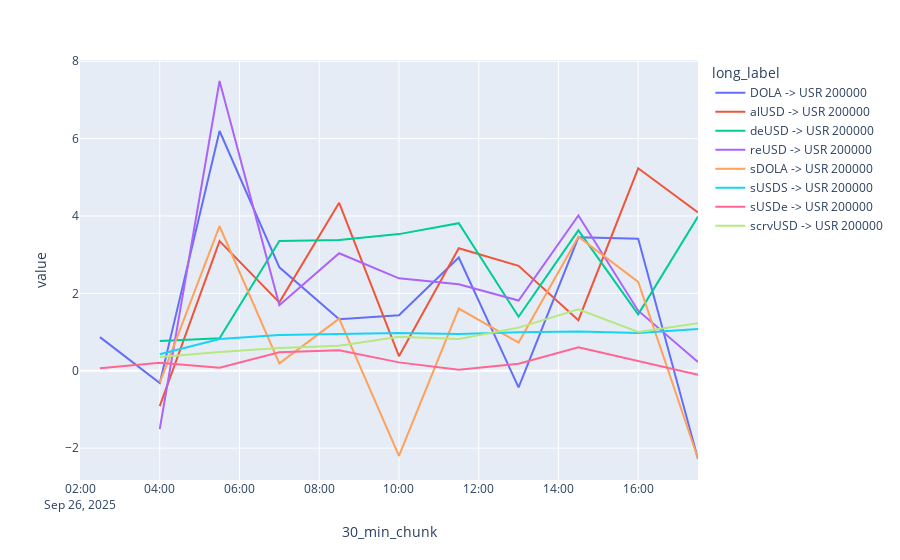
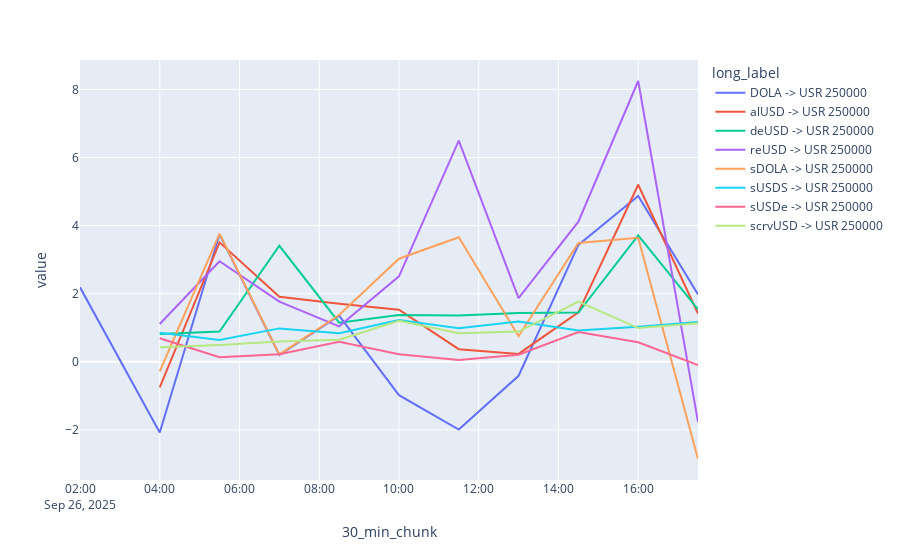
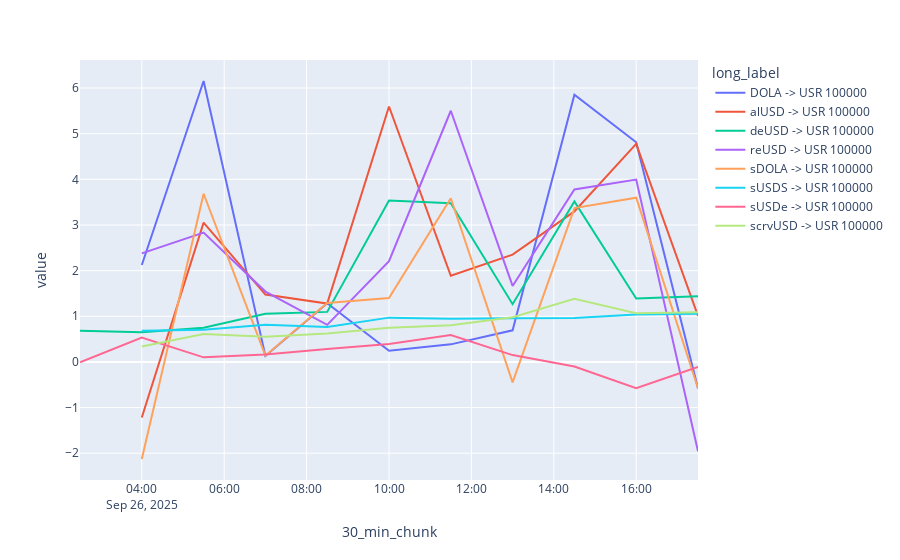
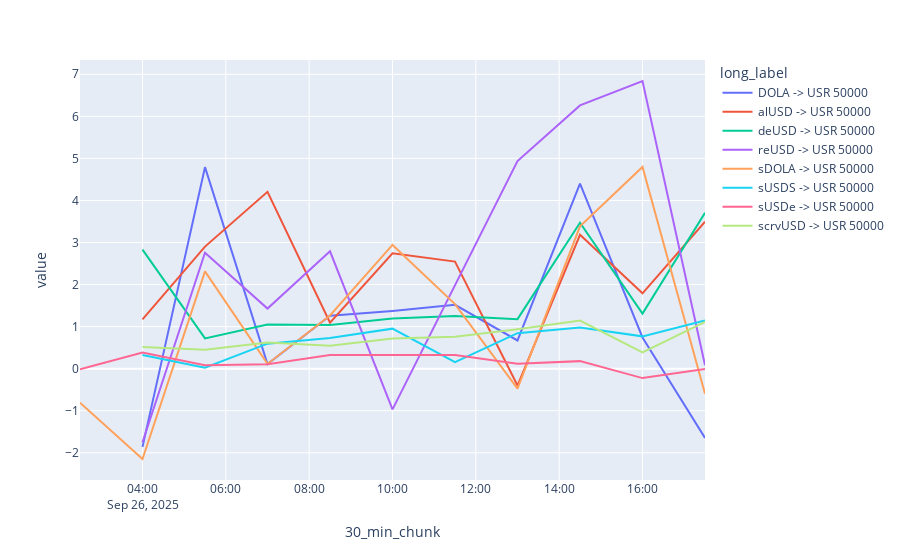

Notebook code cell kept with these figures, in order:
### Code cell
autopool = AUTO_DOLA
df, slippage_over_time = autopool_to_slippage[autopool.name]

valid_tokens = df['buy_symbol'].unique()

for token in valid_tokens:
    for size in df['sell_amount_norm'].unique():
        sub_df = df[(df['buy_symbol'] == token) & (df['sell_amount_norm'] == size)]

        unique_slippage_values = (
            sub_df.groupby(["30_min_chunk", "long_label"])[["datetime_received", "safe_value_slippage_bps", "buy_symbol"]]
            .first()
            .reset_index()
        )

        slippage_over_time = unique_slippage_values.pivot(
            index="30_min_chunk", columns="long_label", values="safe_value_slippage_bps"
        )

        sorted_slippage = slippage_over_time.median().sort_values()
        px.line(slippage_over_time).show()
    break

### Figure 1 — Plotly figure (JSON) as saved in the notebook; plotly's stock layout.template omitted (floating-point values rounded to 4 significant figures)
{"data": [{"hovertemplate": "long_label=DOLA -> USR 200000<br>30_min_chunk=%{x}<br>value=%{y}<extra></extra>", "legendgroup": "DOLA -> USR 200000", "line": {"color": "#636efa", "dash": "solid"}, "marker": {"symbol": "circle"}, "mode": "lines", "name": "DOLA -> USR 200000", "orientation": "v", "showlegend": true, "type": "scatter", "x": ["2025-09-26T02:00:00+00:00", "2025-09-26T02:30:00+00:00", "2025-09-26T04:00:00+00:00", "2025-09-26T05:30:00+00:00", "2025-09-26T07:00:00+00:00", "2025-09-26T08:30:00+00:00", "2025-09-26T10:00:00+00:00", "2025-09-26T11:30:00+00:00", "2025-09-26T13:00:00+00:00", "2025-09-26T14:30:00+00:00", "2025-09-26T16:00:00+00:00", "2025-09-26T17:30:00+00:00"], "xaxis": "x", "y": [null, 0.868, -0.3204, 6.197, 2.674, 1.331, 1.435, 2.925, -0.4314, 3.449, 3.414, -2.282], "yaxis": "y"}, {"hovertemplate": "long_label=alUSD -> USR 200000<br>30_min_chunk=%{x}<br>value=%{y}<extra></extra>", "legendgroup": "alUSD -> USR 200000", "line": {"color": "#EF553B", "dash": "solid"}, "marker": {"symbol": "circle"}, "mode": "lines", "name": "alUSD -> USR 200000", "orientation": "v", "showlegend": true, "type": "scatter", "x": ["2025-09-26T02:00:00+00:00", "2025-09-26T02:30:00+00:00", "2025-09-26T04:00:00+00:00", "2025-09-26T05:30:00+00:00", "2025-09-26T07:00:00+00:00", "2025-09-26T08:30:00+00:00", "2025-09-26T10:00:00+00:00", "2025-09-26T11:30:00+00:00", "2025-09-26T13:00:00+00:00", "2025-09-26T14:30:00+00:00", "2025-09-26T16:00:00+00:00", "2025-09-26T17:30:00+00:00"], "xaxis": "x", "y": [1.04, null, -0.914, 3.352, 1.768, 4.341, 0.376, 3.167, 2.71, 1.307, 5.234, 4.091], "yaxis": "y"}, {"hovertemplate": "long_label=deUSD -> USR 200000<br>30_min_chunk=%{x}<br>value=%{y}<extra></extra>", "legendgroup": "deUSD -> USR 200000", "line": {"color": "#00cc96", "dash": "solid"}, "marker": {"symbol": "circle"}, "mode": "lines", "name": "deUSD -> USR 200000", "orientation": "v", "showlegend": true, "type": "scatter", "x": ["2025-09-26T02:00:00+00:00", "2025-09-26T02:30:00+00:00", "2025-09-26T04:00:00+00:00", "2025-09-26T05:30:00+00:00", "2025-09-26T07:00:00+00:00", "2025-09-26T08:30:00+00:00", "2025-09-26T10:00:00+00:00", "2025-09-26T11:30:00+00:00", "2025-09-26T13:00:00+00:00", "2025-09-26T14:30:00+00:00", "2025-09-26T16:00:00+00:00", "2025-09-26T17:30:00+00:00"], "xaxis": "x", "y": [null, null, 0.7678, 0.8414, 3.356, 3.382, 3.532, 3.813, 1.395, 3.63, 1.457, 3.984], "yaxis": "y"}, {"hovertemplate": "long_label=reUSD -> USR 200000<br>30_min_chunk=%{x}<br>value=%{y}<extra></extra>", "legendgroup": "reUSD -> USR 200000", "line": {"color": "#ab63fa", "dash": "solid"}, "marker": {"symbol": "circle"}, "mode": "lines", "name": "reUSD -> USR 200000", "orientation": "v", "showlegend": true, "type": "scatter", "x": ["2025-09-26T02:00:00+00:00", "2025-09-26T02:30:00+00:00", "2025-09-26T04:00:00+00:00", "2025-09-26T05:30:00+00:00", "2025-09-26T07:00:00+00:00", "2025-09-26T08:30:00+00:00", "2025-09-26T10:00:00+00:00", "2025-09-26T11:30:00+00:00", "2025-09-26T13:00:00+00:00", "2025-09-26T14:30:00+00:00", "2025-09-26T16:00:00+00:00", "2025-09-26T17:30:00+00:00"], "xaxis": "x", "y": [null, null, -1.51, 7.489, 1.695, 3.038, 2.388, 2.235, 1.815, 4.012, 1.552, 0.2269], "yaxis": "y"}, {"hovertemplate": "long_label=sDOLA -> USR 200000<br>30_min_chunk=%{x}<br>value=%{y}<extra></extra>", "legendgroup": "sDOLA -> USR 200000", "line": {"color": "#FFA15A", "dash": "solid"}, "marker": {"symbol": "circle"}, "mode": "lines", "name": "sDOLA -> USR 200000", "orientation": "v", "showlegend": true, "type": "scatter", "x": ["2025-09-26T02:00:00+00:00", "2025-09-26T02:30:00+00:00", "2025-09-26T04:00:00+00:00", "2025-09-26T05:30:00+00:00", "2025-09-26T07:00:00+00:00", "2025-09-26T08:30:00+00:00", "2025-09-26T10:00:00+00:00", "2025-09-26T11:30:00+00:00", "2025-09-26T13:00:00+00:00", "2025-09-26T14:30:00+00:00", "2025-09-26T16:00:00+00:00", "2025-09-26T17:30:00+00:00"], "xaxis": "x", "y": [null, null, -0.306, 3.736, 0.1897, 1.347, -2.202, 1.608, 0.7279, 3.464, 2.298, -2.269], "yaxis": "y"}, {"hovertemplate": "long_label=sUSDS -> USR 200000<br>30_min_chunk=%{x}<br>value=%{y}<extra></extra>", "legendgroup": "sUSDS -> USR 200000", "line": {"color": "#19d3f3", "dash": "solid"}, "marker": {"symbol": "circle"}, "mode": "lines", "name": "sUSDS -> USR 200000", "orientation": "v", "showlegend": true, "type": "scatter", "x": ["2025-09-26T02:00:00+00:00", "2025-09-26T02:30:00+00:00", "2025-09-26T04:00:00+00:00", "2025-09-26T05:30:00+00:00", "2025-09-26T07:00:00+00:00", "2025-09-26T08:30:00+00:00", "2025-09-26T10:00:00+00:00", "2025-09-26T11:30:00+00:00", "2025-09-26T13:00:00+00:00", "2025-09-26T14:30:00+00:00", "2025-09-26T16:00:00+00:00", "2025-09-26T17:30:00+00:00"], "xaxis": "x", "y": [null, null, 0.426, 0.8213, 0.9235, 0.9489, 0.9773, 0.9521, 0.9932, 1.013, 0.9753, 1.08], "yaxis": "y"}, {"hovertemplate": "long_label=sUSDe -> USR 200000<br>30_min_chunk=%{x}<br>value=%{y}<extra></extra>", "legendgroup": "sUSDe -> USR 200000", "line": {"color": "#FF6692", "dash": "solid"}, "marker": {"symbol": "circle"}, "mode": "lines", "name": "sUSDe -> USR 200000", "orientation": "v", "showlegend": true, "type": "scatter", "x": ["2025-09-26T02:00:00+00:00", "2025-09-26T02:30:00+00:00", "2025-09-26T04:00:00+00:00", "2025-09-26T05:30:00+00:00", "2025-09-26T07:00:00+00:00", "2025-09-26T08:30:00+00:00", "2025-09-26T10:00:00+00:00", "2025-09-26T11:30:00+00:00", "2025-09-26T13:00:00+00:00", "2025-09-26T14:30:00+00:00", "2025-09-26T16:00:00+00:00", "2025-09-26T17:30:00+00:00"], "xaxis": "x", "y": [null, 0.06429, 0.2038, 0.07879, 0.4762, 0.5298, 0.2161, 0.02857, 0.1832, 0.6051, 0.2509, -0.1026], "yaxis": "y"}, {"hovertemplate": "long_label=scrvUSD -> USR 200000<br>30_min_chunk=%{x}<br>value=%{y}<extra></extra>", "legendgroup": "scrvUSD -> USR 200000", "line": {"color": "#B6E880", "dash": "solid"}, "marker": {"symbol": "circle"}, "mode": "lines", "name": "scrvUSD -> USR 200000", "orientation": "v", "showlegend": true, "type": "scatter", "x": ["2025-09-26T02:00:00+00:00", "2025-09-26T02:30:00+00:00", "2025-09-26T04:00:00+00:00", "2025-09-26T05:30:00+00:00", "2025-09-26T07:00:00+00:00", "2025-09-26T08:30:00+00:00", "2025-09-26T10:00:00+00:00", "2025-09-26T11:30:00+00:00", "2025-09-26T13:00:00+00:00", "2025-09-26T14:30:00+00:00", "2025-09-26T16:00:00+00:00", "2025-09-26T17:30:00+00:00"], "xaxis": "x", "y": [null, null, 0.3579, 0.4873, 0.5881, 0.6454, 0.8802, 0.8236, 1.114, 1.587, 1.0, 1.23], "yaxis": "y"}], "layout": {"legend": {"title": {"text": "long_label"}, "tracegroupgap": 0}, "margin": {"t": 60}, "xaxis": {"anchor": "y", "domain": [0, 1], "title": {"text": "30_min_chunk"}}, "yaxis": {"anchor": "x", "domain": [0, 1], "title": {"text": "value"}}}}

### Figure 2 — Plotly figure (JSON) as saved in the notebook; plotly's stock layout.template omitted (floating-point values rounded to 4 significant figures)
{"data": [{"hovertemplate": "long_label=DOLA -> USR 250000<br>30_min_chunk=%{x}<br>value=%{y}<extra></extra>", "legendgroup": "DOLA -> USR 250000", "line": {"color": "#636efa", "dash": "solid"}, "marker": {"symbol": "circle"}, "mode": "lines", "name": "DOLA -> USR 250000", "orientation": "v", "showlegend": true, "type": "scatter", "x": ["2025-09-26T02:00:00+00:00", "2025-09-26T04:00:00+00:00", "2025-09-26T05:30:00+00:00", "2025-09-26T07:00:00+00:00", "2025-09-26T08:30:00+00:00", "2025-09-26T10:00:00+00:00", "2025-09-26T11:30:00+00:00", "2025-09-26T13:00:00+00:00", "2025-09-26T14:30:00+00:00", "2025-09-26T16:00:00+00:00", "2025-09-26T17:30:00+00:00"], "xaxis": "x", "y": [2.187, -2.074, 3.743, 0.1977, 1.355, -0.9795, -1.989, -0.4109, 3.433, 4.872, 1.977], "yaxis": "y"}, {"hovertemplate": "long_label=alUSD -> USR 250000<br>30_min_chunk=%{x}<br>value=%{y}<extra></extra>", "legendgroup": "alUSD -> USR 250000", "line": {"color": "#EF553B", "dash": "solid"}, "marker": {"symbol": "circle"}, "mode": "lines", "name": "alUSD -> USR 250000", "orientation": "v", "showlegend": true, "type": "scatter", "x": ["2025-09-26T02:00:00+00:00", "2025-09-26T04:00:00+00:00", "2025-09-26T05:30:00+00:00", "2025-09-26T07:00:00+00:00", "2025-09-26T08:30:00+00:00", "2025-09-26T10:00:00+00:00", "2025-09-26T11:30:00+00:00", "2025-09-26T13:00:00+00:00", "2025-09-26T14:30:00+00:00", "2025-09-26T16:00:00+00:00", "2025-09-26T17:30:00+00:00"], "xaxis": "x", "y": [null, -0.7497, 3.508, 1.911, 1.705, 1.531, 0.3708, 0.2307, 1.45, 5.199, 1.417], "yaxis": "y"}, {"hovertemplate": "long_label=deUSD -> USR 250000<br>30_min_chunk=%{x}<br>value=%{y}<extra></extra>", "legendgroup": "deUSD -> USR 250000", "line": {"color": "#00cc96", "dash": "solid"}, "marker": {"symbol": "circle"}, "mode": "lines", "name": "deUSD -> USR 250000", "orientation": "v", "showlegend": true, "type": "scatter", "x": ["2025-09-26T02:00:00+00:00", "2025-09-26T04:00:00+00:00", "2025-09-26T05:30:00+00:00", "2025-09-26T07:00:00+00:00", "2025-09-26T08:30:00+00:00", "2025-09-26T10:00:00+00:00", "2025-09-26T11:30:00+00:00", "2025-09-26T13:00:00+00:00", "2025-09-26T14:30:00+00:00", "2025-09-26T16:00:00+00:00", "2025-09-26T17:30:00+00:00"], "xaxis": "x", "y": [null, 0.8156, 0.8864, 3.407, 1.15, 1.372, 1.361, 1.433, 1.446, 3.711, 1.541], "yaxis": "y"}, {"hovertemplate": "long_label=reUSD -> USR 250000<br>30_min_chunk=%{x}<br>value=%{y}<extra></extra>", "legendgroup": "reUSD -> USR 250000", "line": {"color": "#ab63fa", "dash": "solid"}, "marker": {"symbol": "circle"}, "mode": "lines", "name": "reUSD -> USR 250000", "orientation": "v", "showlegend": true, "type": "scatter", "x": ["2025-09-26T02:00:00+00:00", "2025-09-26T04:00:00+00:00", "2025-09-26T05:30:00+00:00", "2025-09-26T07:00:00+00:00", "2025-09-26T08:30:00+00:00", "2025-09-26T10:00:00+00:00", "2025-09-26T11:30:00+00:00", "2025-09-26T13:00:00+00:00", "2025-09-26T14:30:00+00:00", "2025-09-26T16:00:00+00:00", "2025-09-26T17:30:00+00:00"], "xaxis": "x", "y": [null, 1.11, 2.955, 1.766, 1.042, 2.511, 6.496, 1.871, 4.114, 8.246, -1.766], "yaxis": "y"}, {"hovertemplate": "long_label=sDOLA -> USR 250000<br>30_min_chunk=%{x}<br>value=%{y}<extra></extra>", "legendgroup": "sDOLA -> USR 250000", "line": {"color": "#FFA15A", "dash": "solid"}, "marker": {"symbol": "circle"}, "mode": "lines", "name": "sDOLA -> USR 250000", "orientation": "v", "showlegend": true, "type": "scatter", "x": ["2025-09-26T02:00:00+00:00", "2025-09-26T04:00:00+00:00", "2025-09-26T05:30:00+00:00", "2025-09-26T07:00:00+00:00", "2025-09-26T08:30:00+00:00", "2025-09-26T10:00:00+00:00", "2025-09-26T11:30:00+00:00", "2025-09-26T13:00:00+00:00", "2025-09-26T14:30:00+00:00", "2025-09-26T16:00:00+00:00", "2025-09-26T17:30:00+00:00"], "xaxis": "x", "y": [null, -0.2797, 3.762, 0.2162, 1.375, 3.027, 3.657, 0.7518, 3.491, 3.644, -2.855], "yaxis": "y"}, {"hovertemplate": "long_label=sUSDS -> USR 250000<br>30_min_chunk=%{x}<br>value=%{y}<extra></extra>", "legendgroup": "sUSDS -> USR 250000", "line": {"color": "#19d3f3", "dash": "solid"}, "marker": {"symbol": "circle"}, "mode": "lines", "name": "sUSDS -> USR 250000", "orientation": "v", "showlegend": true, "type": "scatter", "x": ["2025-09-26T02:00:00+00:00", "2025-09-26T04:00:00+00:00", "2025-09-26T05:30:00+00:00", "2025-09-26T07:00:00+00:00", "2025-09-26T08:30:00+00:00", "2025-09-26T10:00:00+00:00", "2025-09-26T11:30:00+00:00", "2025-09-26T13:00:00+00:00", "2025-09-26T14:30:00+00:00", "2025-09-26T16:00:00+00:00", "2025-09-26T17:30:00+00:00"], "xaxis": "x", "y": [null, 0.8545, 0.638, 0.981, 0.8411, 1.228, 0.9865, 1.186, 0.9162, 1.032, 1.166], "yaxis": "y"}, {"hovertemplate": "long_label=sUSDe -> USR 250000<br>30_min_chunk=%{x}<br>value=%{y}<extra></extra>", "legendgroup": "sUSDe -> USR 250000", "line": {"color": "#FF6692", "dash": "solid"}, "marker": {"symbol": "circle"}, "mode": "lines", "name": "sUSDe -> USR 250000", "orientation": "v", "showlegend": true, "type": "scatter", "x": ["2025-09-26T02:00:00+00:00", "2025-09-26T04:00:00+00:00", "2025-09-26T05:30:00+00:00", "2025-09-26T07:00:00+00:00", "2025-09-26T08:30:00+00:00", "2025-09-26T10:00:00+00:00", "2025-09-26T11:30:00+00:00", "2025-09-26T13:00:00+00:00", "2025-09-26T14:30:00+00:00", "2025-09-26T16:00:00+00:00", "2025-09-26T17:30:00+00:00"], "xaxis": "x", "y": [null, 0.6904, 0.1356, 0.2226, 0.5847, 0.2215, 0.05463, 0.2089, 0.8727, 0.5731, -0.09905], "yaxis": "y"}, {"hovertemplate": "long_label=scrvUSD -> USR 250000<br>30_min_chunk=%{x}<br>value=%{y}<extra></extra>", "legendgroup": "scrvUSD -> USR 250000", "line": {"color": "#B6E880", "dash": "solid"}, "marker": {"symbol": "circle"}, "mode": "lines", "name": "scrvUSD -> USR 250000", "orientation": "v", "showlegend": true, "type": "scatter", "x": ["2025-09-26T02:00:00+00:00", "2025-09-26T04:00:00+00:00", "2025-09-26T05:30:00+00:00", "2025-09-26T07:00:00+00:00", "2025-09-26T08:30:00+00:00", "2025-09-26T10:00:00+00:00", "2025-09-26T11:30:00+00:00", "2025-09-26T13:00:00+00:00", "2025-09-26T14:30:00+00:00", "2025-09-26T16:00:00+00:00", "2025-09-26T17:30:00+00:00"], "xaxis": "x", "y": [null, 0.4278, 0.4961, 0.5974, 0.6504, 1.207, 0.837, 0.8877, 1.766, 0.9905, 1.133], "yaxis": "y"}], "layout": {"legend": {"title": {"text": "long_label"}, "tracegroupgap": 0}, "margin": {"t": 60}, "xaxis": {"anchor": "y", "domain": [0, 1], "title": {"text": "30_min_chunk"}}, "yaxis": {"anchor": "x", "domain": [0, 1], "title": {"text": "value"}}}}

### Figure 3 — Plotly figure (JSON) as saved in the notebook; plotly's stock layout.template omitted (floating-point values rounded to 4 significant figures)
{"data": [{"hovertemplate": "long_label=DOLA -> USR 100000<br>30_min_chunk=%{x}<br>value=%{y}<extra></extra>", "legendgroup": "DOLA -> USR 100000", "line": {"color": "#636efa", "dash": "solid"}, "marker": {"symbol": "circle"}, "mode": "lines", "name": "DOLA -> USR 100000", "orientation": "v", "showlegend": true, "type": "scatter", "x": ["2025-09-26T02:30:00+00:00", "2025-09-26T04:00:00+00:00", "2025-09-26T05:30:00+00:00", "2025-09-26T07:00:00+00:00", "2025-09-26T08:30:00+00:00", "2025-09-26T10:00:00+00:00", "2025-09-26T11:30:00+00:00", "2025-09-26T13:00:00+00:00", "2025-09-26T14:30:00+00:00", "2025-09-26T16:00:00+00:00", "2025-09-26T17:30:00+00:00"], "xaxis": "x", "y": [null, 2.122, 6.154, 0.1306, 1.284, 0.2442, 0.3849, 0.6918, 5.854, 4.813, -0.5805], "yaxis": "y"}, {"hovertemplate": "long_label=alUSD -> USR 100000<br>30_min_chunk=%{x}<br>value=%{y}<extra></extra>", "legendgroup": "alUSD -> USR 100000", "line": {"color": "#EF553B", "dash": "solid"}, "marker": {"symbol": "circle"}, "mode": "lines", "name": "alUSD -> USR 100000", "orientation": "v", "showlegend": true, "type": "scatter", "x": ["2025-09-26T02:30:00+00:00", "2025-09-26T04:00:00+00:00", "2025-09-26T05:30:00+00:00", "2025-09-26T07:00:00+00:00", "2025-09-26T08:30:00+00:00", "2025-09-26T10:00:00+00:00", "2025-09-26T11:30:00+00:00", "2025-09-26T13:00:00+00:00", "2025-09-26T14:30:00+00:00", "2025-09-26T16:00:00+00:00", "2025-09-26T17:30:00+00:00"], "xaxis": "x", "y": [null, -1.218, 3.051, 1.476, 1.278, 5.596, 1.887, 2.351, 3.296, 4.776, 1.009], "yaxis": "y"}, {"hovertemplate": "long_label=deUSD -> USR 100000<br>30_min_chunk=%{x}<br>value=%{y}<extra></extra>", "legendgroup": "deUSD -> USR 100000", "line": {"color": "#00cc96", "dash": "solid"}, "marker": {"symbol": "circle"}, "mode": "lines", "name": "deUSD -> USR 100000", "orientation": "v", "showlegend": true, "type": "scatter", "x": ["2025-09-26T02:30:00+00:00", "2025-09-26T04:00:00+00:00", "2025-09-26T05:30:00+00:00", "2025-09-26T07:00:00+00:00", "2025-09-26T08:30:00+00:00", "2025-09-26T10:00:00+00:00", "2025-09-26T11:30:00+00:00", "2025-09-26T13:00:00+00:00", "2025-09-26T14:30:00+00:00", "2025-09-26T16:00:00+00:00", "2025-09-26T17:30:00+00:00"], "xaxis": "x", "y": [0.681, 0.6525, 0.7505, 1.056, 1.096, 3.536, 3.478, 1.265, 3.517, 1.39, 1.441], "yaxis": "y"}, {"hovertemplate": "long_label=reUSD -> USR 100000<br>30_min_chunk=%{x}<br>value=%{y}<extra></extra>", "legendgroup": "reUSD -> USR 100000", "line": {"color": "#ab63fa", "dash": "solid"}, "marker": {"symbol": "circle"}, "mode": "lines", "name": "reUSD -> USR 100000", "orientation": "v", "showlegend": true, "type": "scatter", "x": ["2025-09-26T02:30:00+00:00", "2025-09-26T04:00:00+00:00", "2025-09-26T05:30:00+00:00", "2025-09-26T07:00:00+00:00", "2025-09-26T08:30:00+00:00", "2025-09-26T10:00:00+00:00", "2025-09-26T11:30:00+00:00", "2025-09-26T13:00:00+00:00", "2025-09-26T14:30:00+00:00", "2025-09-26T16:00:00+00:00", "2025-09-26T17:30:00+00:00"], "xaxis": "x", "y": [null, 2.378, 2.833, 1.541, 0.8127, 2.207, 5.502, 1.664, 3.776, 3.996, -1.959], "yaxis": "y"}, {"hovertemplate": "long_label=sDOLA -> USR 100000<br>30_min_chunk=%{x}<br>value=%{y}<extra></extra>", "legendgroup": "sDOLA -> USR 100000", "line": {"color": "#FFA15A", "dash": "solid"}, "marker": {"symbol": "circle"}, "mode": "lines", "name": "sDOLA -> USR 100000", "orientation": "v", "showlegend": true, "type": "scatter", "x": ["2025-09-26T02:30:00+00:00", "2025-09-26T04:00:00+00:00", "2025-09-26T05:30:00+00:00", "2025-09-26T07:00:00+00:00", "2025-09-26T08:30:00+00:00", "2025-09-26T10:00:00+00:00", "2025-09-26T11:30:00+00:00", "2025-09-26T13:00:00+00:00", "2025-09-26T14:30:00+00:00", "2025-09-26T16:00:00+00:00", "2025-09-26T17:30:00+00:00"], "xaxis": "x", "y": [null, -2.126, 3.684, 0.1378, 1.291, 1.401, 3.586, -0.4472, 3.37, 3.596, -0.5746], "yaxis": "y"}, {"hovertemplate": "long_label=sUSDS -> USR 100000<br>30_min_chunk=%{x}<br>value=%{y}<extra></extra>", "legendgroup": "sUSDS -> USR 100000", "line": {"color": "#19d3f3", "dash": "solid"}, "marker": {"symbol": "circle"}, "mode": "lines", "name": "sUSDS -> USR 100000", "orientation": "v", "showlegend": true, "type": "scatter", "x": ["2025-09-26T02:30:00+00:00", "2025-09-26T04:00:00+00:00", "2025-09-26T05:30:00+00:00", "2025-09-26T07:00:00+00:00", "2025-09-26T08:30:00+00:00", "2025-09-26T10:00:00+00:00", "2025-09-26T11:30:00+00:00", "2025-09-26T13:00:00+00:00", "2025-09-26T14:30:00+00:00", "2025-09-26T16:00:00+00:00", "2025-09-26T17:30:00+00:00"], "xaxis": "x", "y": [null, 0.6819, 0.7044, 0.816, 0.7661, 0.9704, 0.9451, 0.9584, 0.9624, 1.038, 1.054], "yaxis": "y"}, {"hovertemplate": "long_label=sUSDe -> USR 100000<br>30_min_chunk=%{x}<br>value=%{y}<extra></extra>", "legendgroup": "sUSDe -> USR 100000", "line": {"color": "#FF6692", "dash": "solid"}, "marker": {"symbol": "circle"}, "mode": "lines", "name": "sUSDe -> USR 100000", "orientation": "v", "showlegend": true, "type": "scatter", "x": ["2025-09-26T02:30:00+00:00", "2025-09-26T04:00:00+00:00", "2025-09-26T05:30:00+00:00", "2025-09-26T07:00:00+00:00", "2025-09-26T08:30:00+00:00", "2025-09-26T10:00:00+00:00", "2025-09-26T11:30:00+00:00", "2025-09-26T13:00:00+00:00", "2025-09-26T14:30:00+00:00", "2025-09-26T16:00:00+00:00", "2025-09-26T17:30:00+00:00"], "xaxis": "x", "y": [-0.008631, 0.5331, 0.1001, 0.1626, 0.282, 0.3912, 0.5906, 0.1495, -0.1001, -0.5779, -0.1088], "yaxis": "y"}, {"hovertemplate": "long_label=scrvUSD -> USR 100000<br>30_min_chunk=%{x}<br>value=%{y}<extra></extra>", "legendgroup": "scrvUSD -> USR 100000", "line": {"color": "#B6E880", "dash": "solid"}, "marker": {"symbol": "circle"}, "mode": "lines", "name": "scrvUSD -> USR 100000", "orientation": "v", "showlegend": true, "type": "scatter", "x": ["2025-09-26T02:30:00+00:00", "2025-09-26T04:00:00+00:00", "2025-09-26T05:30:00+00:00", "2025-09-26T07:00:00+00:00", "2025-09-26T08:30:00+00:00", "2025-09-26T10:00:00+00:00", "2025-09-26T11:30:00+00:00", "2025-09-26T13:00:00+00:00", "2025-09-26T14:30:00+00:00", "2025-09-26T16:00:00+00:00", "2025-09-26T17:30:00+00:00"], "xaxis": "x", "y": [null, 0.3392, 0.609, 0.5492, 0.6209, 0.751, 0.805, 0.9784, 1.384, 1.067, 1.086], "yaxis": "y"}], "layout": {"legend": {"title": {"text": "long_label"}, "tracegroupgap": 0}, "margin": {"t": 60}, "xaxis": {"anchor": "y", "domain": [0, 1], "title": {"text": "30_min_chunk"}}, "yaxis": {"anchor": "x", "domain": [0, 1], "title": {"text": "value"}}}}

### Figure 4 — Plotly figure (JSON) as saved in the notebook; plotly's stock layout.template omitted (floating-point values rounded to 4 significant figures)
{"data": [{"hovertemplate": "long_label=DOLA -> USR 50000<br>30_min_chunk=%{x}<br>value=%{y}<extra></extra>", "legendgroup": "DOLA -> USR 50000", "line": {"color": "#636efa", "dash": "solid"}, "marker": {"symbol": "circle"}, "mode": "lines", "name": "DOLA -> USR 50000", "orientation": "v", "showlegend": true, "type": "scatter", "x": ["2025-09-26T02:30:00+00:00", "2025-09-26T04:00:00+00:00", "2025-09-26T05:30:00+00:00", "2025-09-26T07:00:00+00:00", "2025-09-26T08:30:00+00:00", "2025-09-26T10:00:00+00:00", "2025-09-26T11:30:00+00:00", "2025-09-26T13:00:00+00:00", "2025-09-26T14:30:00+00:00", "2025-09-26T16:00:00+00:00", "2025-09-26T17:30:00+00:00"], "xaxis": "x", "y": [null, -1.86, 4.791, 0.1089, 1.261, 1.374, 1.519, 0.6697, 4.401, 0.7428, -1.649], "yaxis": "y"}, {"hovertemplate": "long_label=alUSD -> USR 50000<br>30_min_chunk=%{x}<br>value=%{y}<extra></extra>", "legendgroup": "alUSD -> USR 50000", "line": {"color": "#EF553B", "dash": "solid"}, "marker": {"symbol": "circle"}, "mode": "lines", "name": "alUSD -> USR 50000", "orientation": "v", "showlegend": true, "type": "scatter", "x": ["2025-09-26T02:30:00+00:00", "2025-09-26T04:00:00+00:00", "2025-09-26T05:30:00+00:00", "2025-09-26T07:00:00+00:00", "2025-09-26T08:30:00+00:00", "2025-09-26T10:00:00+00:00", "2025-09-26T11:30:00+00:00", "2025-09-26T13:00:00+00:00", "2025-09-26T14:30:00+00:00", "2025-09-26T16:00:00+00:00", "2025-09-26T17:30:00+00:00"], "xaxis": "x", "y": [null, 1.172, 2.903, 4.205, 1.094, 2.743, 2.546, -0.4015, 3.184, 1.791, 3.493], "yaxis": "y"}, {"hovertemplate": "long_label=deUSD -> USR 50000<br>30_min_chunk=%{x}<br>value=%{y}<extra></extra>", "legendgroup": "deUSD -> USR 50000", "line": {"color": "#00cc96", "dash": "solid"}, "marker": {"symbol": "circle"}, "mode": "lines", "name": "deUSD -> USR 50000", "orientation": "v", "showlegend": true, "type": "scatter", "x": ["2025-09-26T02:30:00+00:00", "2025-09-26T04:00:00+00:00", "2025-09-26T05:30:00+00:00", "2025-09-26T07:00:00+00:00", "2025-09-26T08:30:00+00:00", "2025-09-26T10:00:00+00:00", "2025-09-26T11:30:00+00:00", "2025-09-26T13:00:00+00:00", "2025-09-26T14:30:00+00:00", "2025-09-26T16:00:00+00:00", "2025-09-26T17:30:00+00:00"], "xaxis": "x", "y": [null, 2.829, 0.7194, 1.051, 1.037, 1.195, 1.249, 1.178, 3.471, 1.309, 3.708], "yaxis": "y"}, {"hovertemplate": "long_label=reUSD -> USR 50000<br>30_min_chunk=%{x}<br>value=%{y}<extra></extra>", "legendgroup": "reUSD -> USR 50000", "line": {"color": "#ab63fa", "dash": "solid"}, "marker": {"symbol": "circle"}, "mode": "lines", "name": "reUSD -> USR 50000", "orientation": "v", "showlegend": true, "type": "scatter", "x": ["2025-09-26T02:30:00+00:00", "2025-09-26T04:00:00+00:00", "2025-09-26T05:30:00+00:00", "2025-09-26T07:00:00+00:00", "2025-09-26T08:30:00+00:00", "2025-09-26T10:00:00+00:00", "2025-09-26T11:30:00+00:00", "2025-09-26T13:00:00+00:00", "2025-09-26T14:30:00+00:00", "2025-09-26T16:00:00+00:00", "2025-09-26T17:30:00+00:00"], "xaxis": "x", "y": [null, -1.75, 2.756, 1.429, 2.791, -0.9693, 1.971, 4.936, 6.26, 6.84, 0.0825], "yaxis": "y"}, {"hovertemplate": "long_label=sDOLA -> USR 50000<br>30_min_chunk=%{x}<br>value=%{y}<extra></extra>", "legendgroup": "sDOLA -> USR 50000", "line": {"color": "#FFA15A", "dash": "solid"}, "marker": {"symbol": "circle"}, "mode": "lines", "name": "sDOLA -> USR 50000", "orientation": "v", "showlegend": true, "type": "scatter", "x": ["2025-09-26T02:30:00+00:00", "2025-09-26T04:00:00+00:00", "2025-09-26T05:30:00+00:00", "2025-09-26T07:00:00+00:00", "2025-09-26T08:30:00+00:00", "2025-09-26T10:00:00+00:00", "2025-09-26T11:30:00+00:00", "2025-09-26T13:00:00+00:00", "2025-09-26T14:30:00+00:00", "2025-09-26T16:00:00+00:00", "2025-09-26T17:30:00+00:00"], "xaxis": "x", "y": [-0.811, -2.148, 2.315, 0.1124, 1.264, 2.942, 1.535, -0.4727, 3.383, 4.797, -0.5958], "yaxis": "y"}, {"hovertemplate": "long_label=sUSDS -> USR 50000<br>30_min_chunk=%{x}<br>value=%{y}<extra></extra>", "legendgroup": "sUSDS -> USR 50000", "line": {"color": "#19d3f3", "dash": "solid"}, "marker": {"symbol": "circle"}, "mode": "lines", "name": "sUSDS -> USR 50000", "orientation": "v", "showlegend": true, "type": "scatter", "x": ["2025-09-26T02:30:00+00:00", "2025-09-26T04:00:00+00:00", "2025-09-26T05:30:00+00:00", "2025-09-26T07:00:00+00:00", "2025-09-26T08:30:00+00:00", "2025-09-26T10:00:00+00:00", "2025-09-26T11:30:00+00:00", "2025-09-26T13:00:00+00:00", "2025-09-26T14:30:00+00:00", "2025-09-26T16:00:00+00:00", "2025-09-26T17:30:00+00:00"], "xaxis": "x", "y": [null, 0.3261, 0.02481, 0.5949, 0.7269, 0.9516, 0.1573, 0.8445, 0.9789, 0.7681, 1.144], "yaxis": "y"}, {"hovertemplate": "long_label=sUSDe -> USR 50000<br>30_min_chunk=%{x}<br>value=%{y}<extra></extra>", "legendgroup": "sUSDe -> USR 50000", "line": {"color": "#FF6692", "dash": "solid"}, "marker": {"symbol": "circle"}, "mode": "lines", "name": "sUSDe -> USR 50000", "orientation": "v", "showlegend": true, "type": "scatter", "x": ["2025-09-26T02:30:00+00:00", "2025-09-26T04:00:00+00:00", "2025-09-26T05:30:00+00:00", "2025-09-26T07:00:00+00:00", "2025-09-26T08:30:00+00:00", "2025-09-26T10:00:00+00:00", "2025-09-26T11:30:00+00:00", "2025-09-26T13:00:00+00:00", "2025-09-26T14:30:00+00:00", "2025-09-26T16:00:00+00:00", "2025-09-26T17:30:00+00:00"], "xaxis": "x", "y": [-0.0126, 0.3823, 0.07995, 0.1059, 0.324, 0.3183, 0.324, 0.1152, 0.179, -0.2246, -0.005167], "yaxis": "y"}, {"hovertemplate": "long_label=scrvUSD -> USR 50000<br>30_min_chunk=%{x}<br>value=%{y}<extra></extra>", "legendgroup": "scrvUSD -> USR 50000", "line": {"color": "#B6E880", "dash": "solid"}, "marker": {"symbol": "circle"}, "mode": "lines", "name": "scrvUSD -> USR 50000", "orientation": "v", "showlegend": true, "type": "scatter", "x": ["2025-09-26T02:30:00+00:00", "2025-09-26T04:00:00+00:00", "2025-09-26T05:30:00+00:00", "2025-09-26T07:00:00+00:00", "2025-09-26T08:30:00+00:00", "2025-09-26T10:00:00+00:00", "2025-09-26T11:30:00+00:00", "2025-09-26T13:00:00+00:00", "2025-09-26T14:30:00+00:00", "2025-09-26T16:00:00+00:00", "2025-09-26T17:30:00+00:00"], "xaxis": "x", "y": [null, 0.5136, 0.4511, 0.6232, 0.5456, 0.7193, 0.759, 0.9394, 1.144, 0.3893, 1.109], "yaxis": "y"}], "layout": {"legend": {"title": {"text": "long_label"}, "tracegroupgap": 0}, "margin": {"t": 60}, "xaxis": {"anchor": "y", "domain": [0, 1], "title": {"text": "30_min_chunk"}}, "yaxis": {"anchor": "x", "domain": [0, 1], "title": {"text": "value"}}}}
